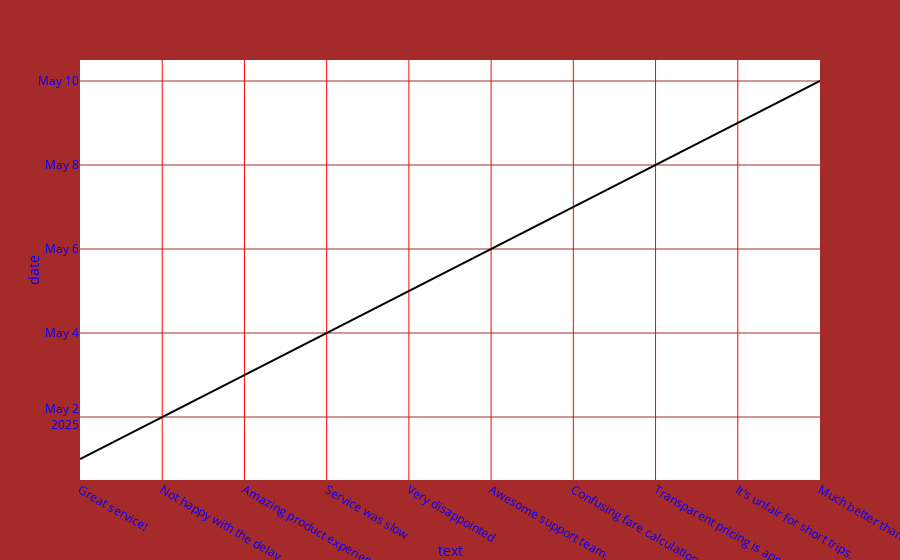

This figure's notebook cell:
### Code cell
# VISULIZATION ON DIFFERENCE CHARTS // this is line chart
import plotly.express as px
fig=px.line(ICT_CHAMBER,x='text',y='date')
fig.update_layout(paper_bgcolor="brown")
fig.update_layout(xaxis=dict(showgrid=True,gridcolor='red'))
fig.update_layout(yaxis=dict(showgrid=True,gridcolor='brown'))
fig.update_layout(font=dict(color='blue'))
fig.show()

### Figure 1 — Plotly figure (JSON) as saved in the notebook; plotly's stock layout.template omitted (floating-point values rounded to 4 significant figures)
{"data": [{"hovertemplate": "text=%{x}<br>date=%{y}<extra></extra>", "legendgroup": "", "line": {"color": "#000001", "dash": "solid"}, "marker": {"symbol": "circle"}, "mode": "lines", "name": "", "orientation": "v", "showlegend": false, "type": "scatter", "x": ["Great service!", "Not happy with the delay.", "Amazing product experience.", "Service was slow", "Very disappointed", "Awesome support team.", "Confusing fare calculation.", "Transparent pricing is appreciated.", "It's unfair for short trips.", "Much better than flat rates."], "xaxis": "x", "y": ["2025-05-01T00:00:00", "2025-05-02T00:00:00", "2025-05-03T00:00:00", "2025-05-04T00:00:00", "2025-05-05T00:00:00", "2025-05-06T00:00:00", "2025-05-07T00:00:00", "2025-05-08T00:00:00", "2025-05-09T00:00:00", "2025-05-10T00:00:00"], "yaxis": "y"}], "layout": {"autosize": true, "font": {"color": "blue"}, "legend": {"tracegroupgap": 0}, "margin": {"t": 60}, "paper_bgcolor": "brown", "xaxis": {"anchor": "y", "autorange": true, "domain": [0, 1], "gridcolor": "red", "range": [0, 9], "showgrid": true, "title": {"text": "text"}, "type": "category"}, "yaxis": {"anchor": "x", "autorange": true, "domain": [0, 1], "gridcolor": "brown", "range": ["2025-04-30 12:00", "2025-05-10 12:00"], "showgrid": true, "title": {"text": "date"}, "type": "date"}}}
